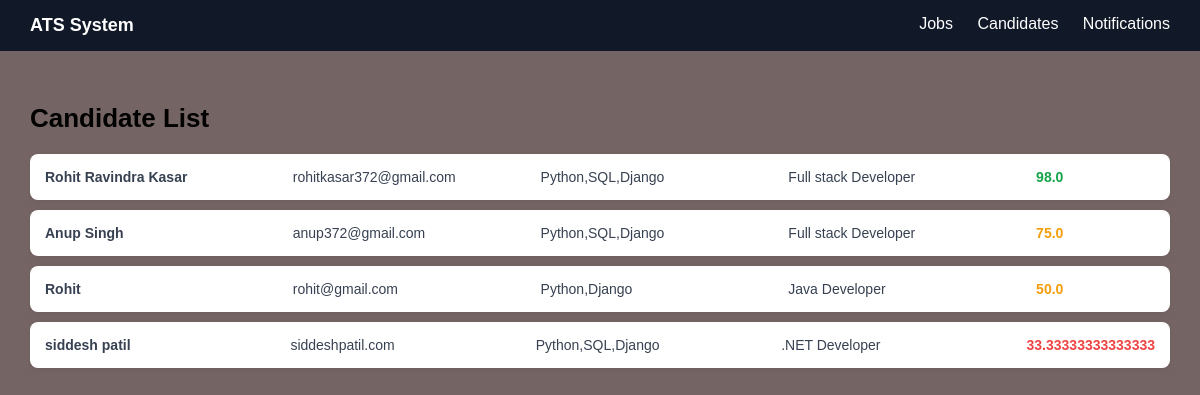
The page /candidates/ on the database as committed earlier.
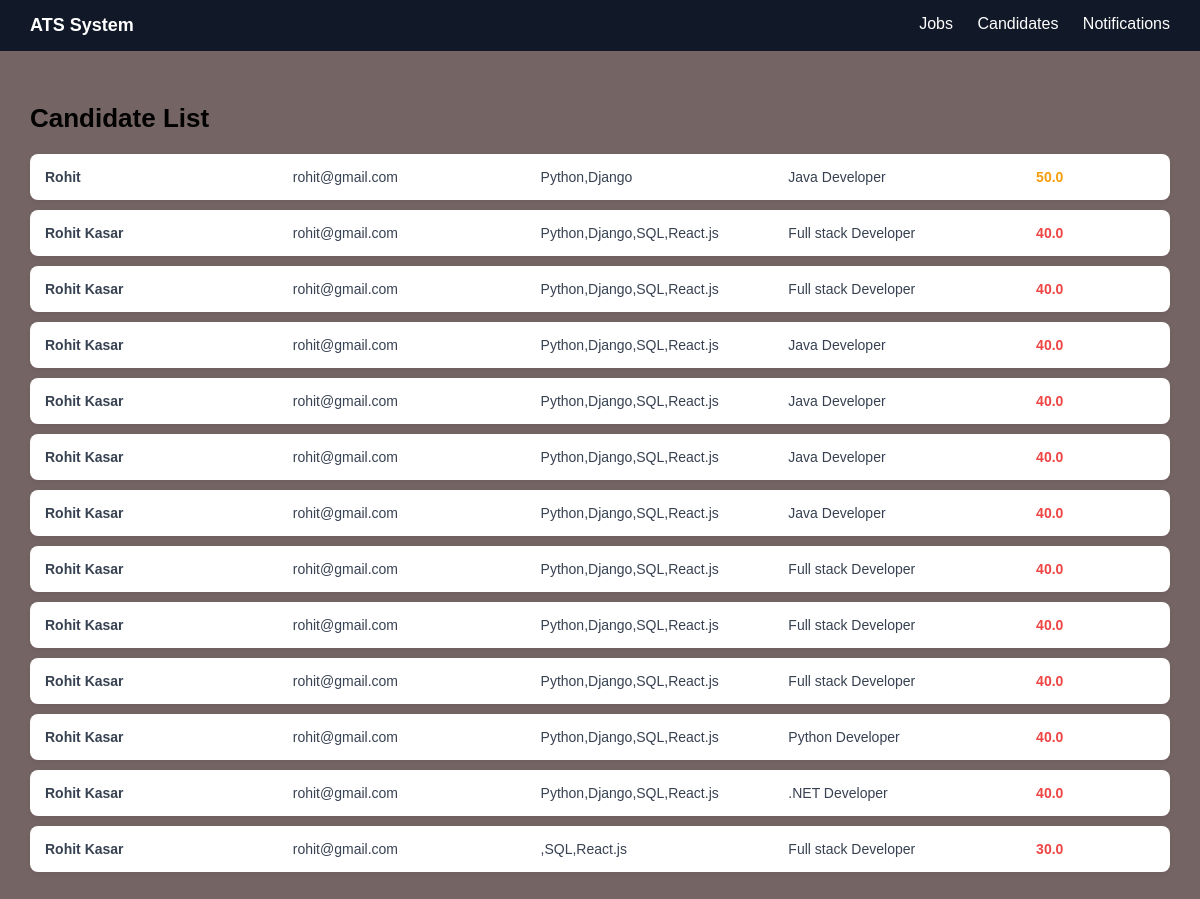
The same page on the database as committed later.
### candidates/models.py (models this page shows, shortened)
class Applicant(models.Model):
    candidate_name=models.CharField(max_length=55)
    email=models.EmailField(max_length=55)
    candidate_skills=models.CharField(max_length=55)
    score=models.FloatField(blank=True,null=True)
    applied_job=models.ForeignKey(Jobs, on_delete=models.CASCADE)

### jobs/models.py (models this page shows)
class Jobs(models.Model):
    title=models.CharField(max_length=20)
    required_skills=models.CharField(max_length=30)
    created_time=models.DateTimeField()

### candidates/views.py (the view)
# urls.py: path('', candidates_page),
def candidates_page(request):
    candidates = Applicant.objects.all()
    return render(request, "candidates.html", {"candidates": candidates})

### templates/candidates.html (shortened to what this page needs)
{% load static %}
<!DOCTYPE html>
<html>
<head>
    <link rel="stylesheet" href="{% static 'style.css' %}?v=2">
</head>
<body>
<nav class="navbar">
    <div class="logo">ATS System</div>
    <div class="nav-links">
        <a href="/">Jobs</a>
        <a href="/candidates/">Candidates</a>
        <a href="/notifications/">Notifications</a>
    </div>
</nav>
<div class="container">
    <h2 class="title">Candidate List</h2>
    <div class="list-container">
        {% for c in candidates %}
            <div class="candidate-row">
                <div class="col name">
                    {{ c.candidate_name }}
                </div>
                <div class="col email">
                    {{ c.email }}
                </div>
                <div class="col skills">
                    {{ c.candidate_skills }}
                </div>
                <div class="col job">
                    {{ c.applied_job.title }}
                </div>
                <div class="col score
                    {% if c.score >= 80 %}high
                    {% elif c.score >= 50 %}medium
                    {% else %}low
                    {% endif %}">
                    {{ c.score|default:"0" }}
                </div>
            </div>
        {% empty %}
            <p>No candidates found</p>
        {% endfor %}
    </div>
</div>
</body>
</html>

### static/style.css (style rules this page uses)
body { margin: 0; font-family: Arial, sans-serif; background:rgb(117, 100, 100); }
.navbar { display: flex; justify-content: space-between; padding: 15px 30px; background: #111827; color: white; }
.navbar a { color: white; margin-left: 20px; text-decoration: none; }
.logo { font-weight: bold; font-size: 18px; }
.container { padding: 30px; }
.title { font-size: 26px; margin-bottom: 20px; }
.list-container { margin-top: 20px; }
.candidate-row { display: grid; grid-template-columns: 2fr 2fr 2fr 2fr 1fr; gap: 10px; background: white; padding: 15px; margin-bottom: 10px; border-radius: 8px; box-shadow: 0 2px 6px rgba(0,0,0,0.05); transition: 0.2s; }
.col { font-size: 14px; color: #374151; }
.name { font-weight: bold; }
.col.score.medium { color: #f59e0b !important; font-weight: bold; }
.col.score.low { color: #ef4444 !important; font-weight: bold; }

Rows that differ between the two databases and show on the page:
removed Applicant: candidate_name "Rohit Ravindra Kasar", email "rohitkasar372@gmail.com", candidate_skills "Python,SQL,Django", applied_job "Full stack Developer", score "98.0"
removed Applicant: candidate_name "Anup Singh", email "anup372@gmail.com", candidate_skills "Python,SQL,Django", applied_job "Full stack Developer", score "75.0"
removed Applicant: candidate_name "siddesh patil", email "siddeshpatil.com", candidate_skills "Python,SQL,Django", applied_job ".NET Developer", score "33.33333333333333"
added Applicant: candidate_name "Rohit Kasar", email "rohit@gmail.com", candidate_skills "Python,Django,SQL,React.js", applied_job "Full stack Developer", score "40.0"
added Applicant: candidate_name "Rohit Kasar", email "rohit@gmail.com", candidate_skills "Python,Django,SQL,React.js", applied_job "Full stack Developer", score "40.0"
added Applicant: candidate_name "Rohit Kasar", email "rohit@gmail.com", candidate_skills "Python,Django,SQL,React.js", applied_job "Java Developer", score "40.0"
added Applicant: candidate_name "Rohit Kasar", email "rohit@gmail.com", candidate_skills "Python,Django,SQL,React.js", applied_job "Java Developer", score "40.0"
added Applicant: candidate_name "Rohit Kasar", email "rohit@gmail.com", candidate_skills "Python,Django,SQL,React.js", applied_job "Java Developer", score "40.0"
added Applicant: candidate_name "Rohit Kasar", email "rohit@gmail.com", candidate_skills "Python,Django,SQL,React.js", applied_job "Java Developer", score "40.0"
added Applicant: candidate_name "Rohit Kasar", email "rohit@gmail.com", candidate_skills "Python,Django,SQL,React.js", applied_job "Full stack Developer", score "40.0"
added Applicant: candidate_name "Rohit Kasar", email "rohit@gmail.com", candidate_skills "Python,Django,SQL,React.js", applied_job "Full stack Developer", score "40.0"
added Applicant: candidate_name "Rohit Kasar", email "rohit@gmail.com", candidate_skills "Python,Django,SQL,React.js", applied_job "Full stack Developer", score "40.0"
added Applicant: candidate_name "Rohit Kasar", email "rohit@gmail.com", candidate_skills "Python,Django,SQL,React.js", applied_job "Python Developer", score "40.0"
added Applicant: candidate_name "Rohit Kasar", email "rohit@gmail.com", candidate_skills "Python,Django,SQL,React.js", applied_job ".NET Developer", score "40.0"
added Applicant: candidate_name "Rohit Kasar", email "rohit@gmail.com", candidate_skills ",SQL,React.js", applied_job "Full stack Developer", score "30.0"
